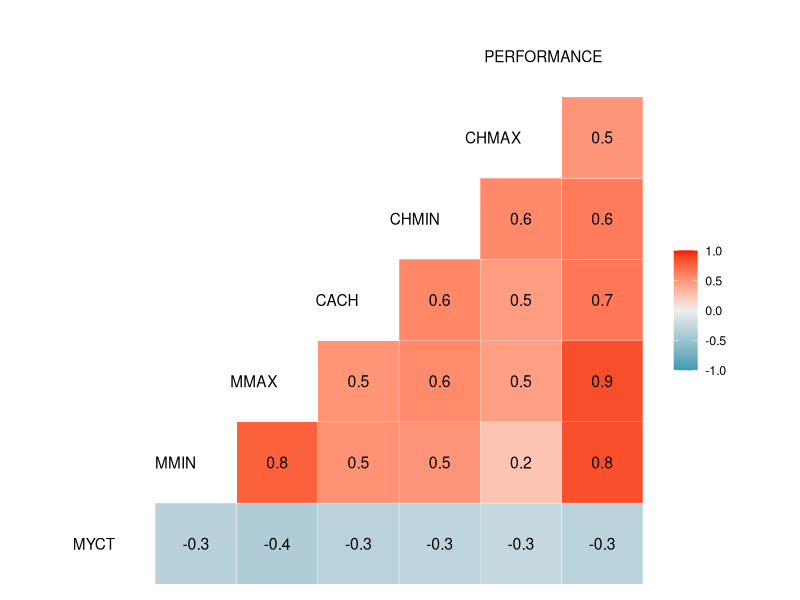
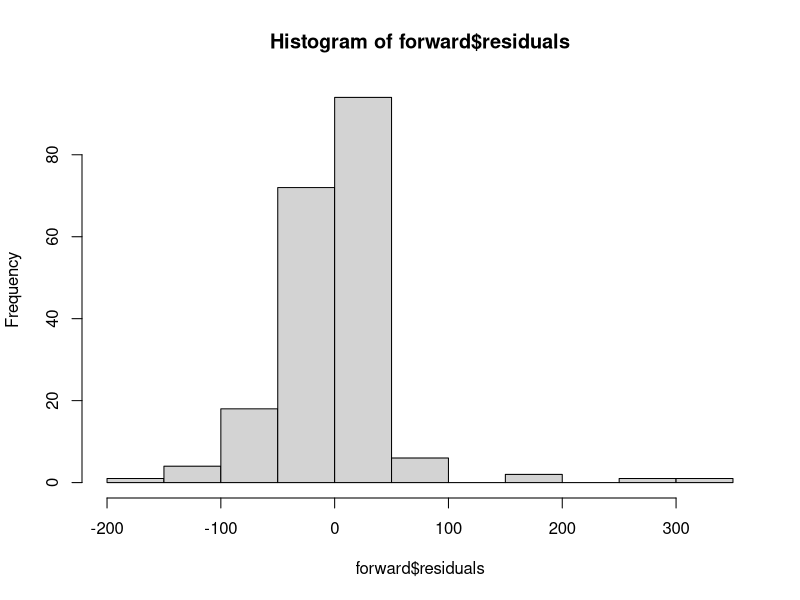
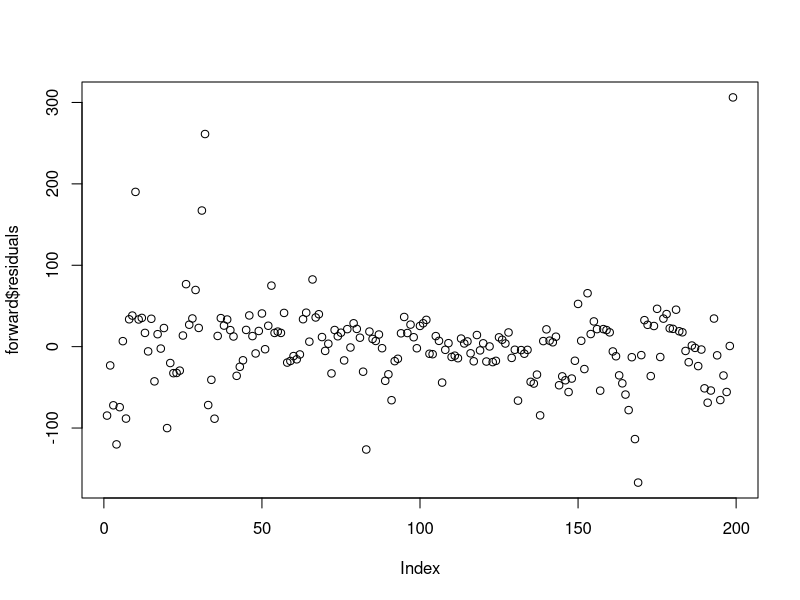

Write the R code that produced these figures, in order.
## ---- chunk 1
knitr::opts_chunk$set(echo = TRUE)
## ---- chunk 2
library(readxl)
CPU <- read_excel("CPU.xlsx")
View(CPU)
str(CPU)
## ---- chunk 3
model <- lm(PERFORMANCE~., CPU)
summary(model)
## ---- chunk 4
library(caret)
RMSE(model$fitted.values, CPU$PERFORMANCE, na.rm = T)
## ---- chunk 5
model_none <- lm(PERFORMANCE~1, CPU)
model_all <- lm(PERFORMANCE~., CPU)
## ---- chunk 6
step(model_all, direction = "backward")
## ---- chunk 7
backward <- lm(PERFORMANCE ~ MYCT + MMIN + MMAX + CACH + CHMIN + CHMAX, CPU)
summary(backward)
## ---- chunk 8
step(model_none, scope = list(lower = model_none, upper = model_all), direction = "forward")
## ---- chunk 9
forward <- lm(PERFORMANCE ~ MYCT + MMIN + MMAX + CACH + CHMIN + CHMAX, CPU )
summary(forward)
## ---- chunk 10
library(GGally)
ggcorr(CPU, label = T, hjust=1)
## ---- chunk 11
library(MASS)
hist(forward$residuals)
## ---- chunk 12
plot(forward$residuals)
## ---- chunk 13
library(lmtest)
## ---- chunk 14
bptest(forward)
## ---- chunk 15
library(car)
vif(forward)
## ---- chunk 16
model_fix <- lm(PERFORMANCE ~ MYCT + MMIN + MMAX + CACH + CHMIN + CHMAX, CPU)
summary((model_fix))
## ---- chunk 17
vif(model_fix)
## ---- chunk 18
shapiro.test  (model_fix$residuals)
## ---- chunk 19
bptest(model_fix)
